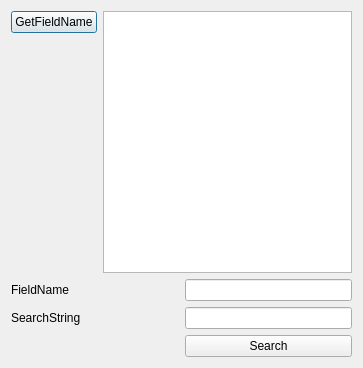
<?xml version="1.0" encoding="UTF-8"?>
<ui version="4.0">
 <class>GetDataFromMysqlDialog</class>
 <widget class="QDialog" name="GetDataFromMysqlDialog">
  <property name="geometry">
   <rect>
    <x>0</x>
    <y>0</y>
    <width>363</width>
    <height>368</height>
   </rect>
  </property>
  <property name="windowTitle">
   <string>Dialog</string>
  </property>
  <layout class="QGridLayout" name="gridLayout_3">
   <item row="0" column="0">
    <layout class="QGridLayout" name="gridLayout_2">
     <item row="0" column="0">
      <widget class="QPushButton" name="GetFieldNamePushButton">
       <property name="text">
        <string>GetFieldName</string>
       </property>
      </widget>
     </item>
     <item row="0" column="1" rowspan="2">
      <widget class="QTextBrowser" name="FieldNameTextBrowser"/>
     </item>
     <item row="1" column="0">
      <spacer name="verticalSpacer">
       <property name="orientation">
        <enum>Qt::Vertical</enum>
       </property>
       <property name="sizeHint" stdset="0">
        <size>
         <width>20</width>
         <height>40</height>
        </size>
       </property>
      </spacer>
     </item>
    </layout>
   </item>
   <item row="1" column="0">
    <layout class="QGridLayout" name="gridLayout">
     <item row="0" column="0">
      <widget class="QLabel" name="FieldNameLabel">
       <property name="text">
        <string>FieldName</string>
       </property>
      </widget>
     </item>
     <item row="0" column="1">
      <widget class="QLineEdit" name="FieldNameLineEdit"/>
     </item>
     <item row="1" column="0">
      <widget class="QLabel" name="SearchStringLabel">
       <property name="text">
        <string>SearchString</string>
       </property>
      </widget>
     </item>
     <item row="1" column="1">
      <widget class="QLineEdit" name="SearchStringLineEdit"/>
     </item>
     <item row="2" column="0">
      <spacer name="horizontalSpacer">
       <property name="orientation">
        <enum>Qt::Horizontal</enum>
       </property>
       <property name="sizeHint" stdset="0">
        <size>
         <width>40</width>
         <height>20</height>
        </size>
       </property>
      </spacer>
     </item>
     <item row="2" column="1">
      <widget class="QPushButton" name="SearchRecordPushButton">
       <property name="text">
        <string>Search</string>
       </property>
      </widget>
     </item>
    </layout>
   </item>
  </layout>
 </widget>
 <resources/>
 <connections/>
</ui>
